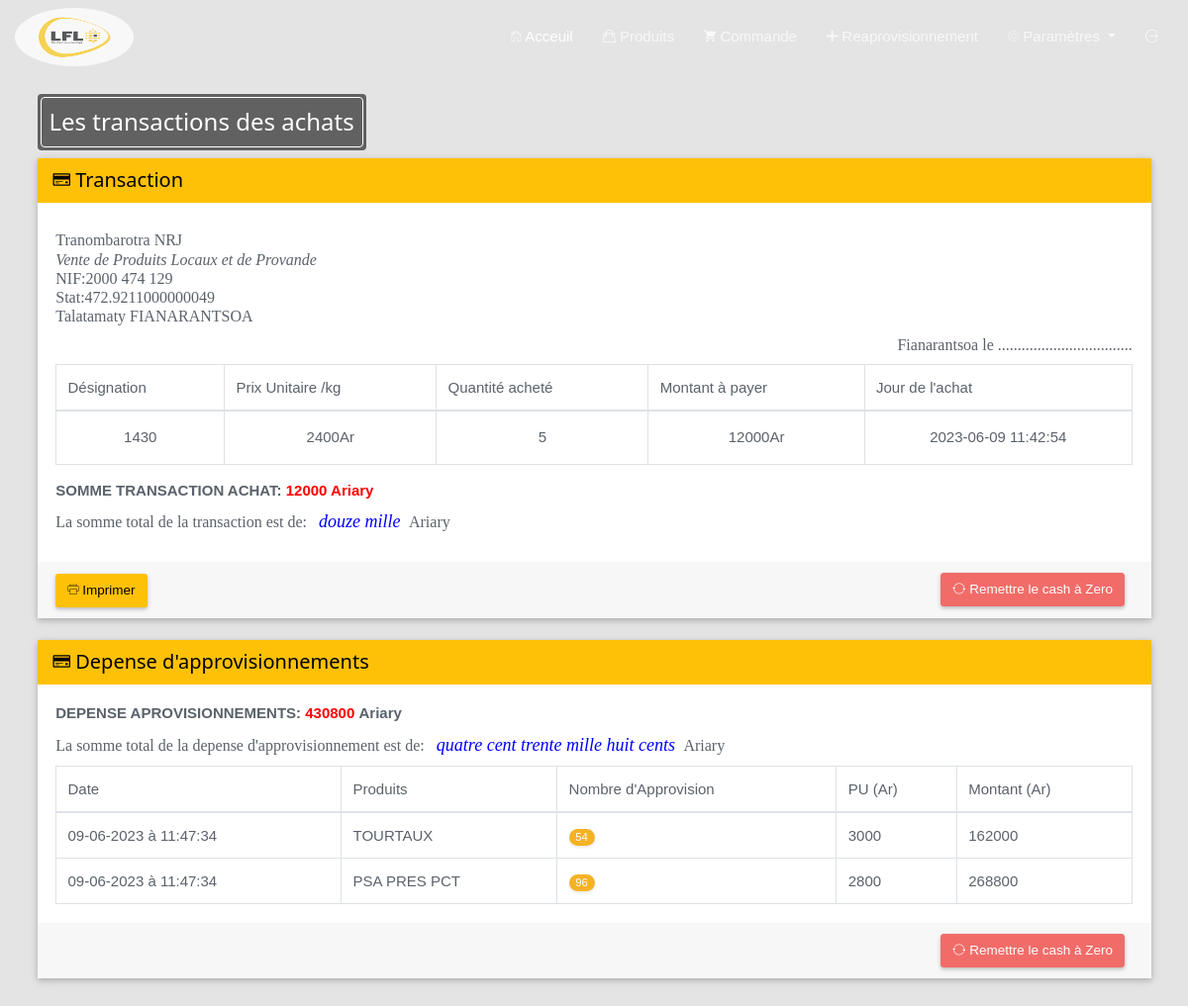
The app's page /pages/transaction.php with its own data.
### tables this page shows
CREATE TABLE `panier` (
  `id` int(11) NOT NULL,
  `nomP` varchar(100) NOT NULL,
  `prixP` int(11) NOT NULL,
  `qte` float NOT NULL,
  `montant` int(11) NOT NULL,
  `dateP` timestamp NOT NULL DEFAULT current_timestamp() ON UPDATE current_timestamp()
);

CREATE TABLE `aprov` (
  `idAp` int(11) NOT NULL,
  `qtAp` float NOT NULL,
  `dateAp` timestamp NOT NULL DEFAULT current_timestamp() ON UPDATE current_timestamp(),
  `prodAp` int(11) NOT NULL
);

CREATE TABLE `produit` (
  `id_prod` int(4) NOT NULL,
  `nom_prod` varchar(255) NOT NULL,
  `qt_prod_detail` float NOT NULL,
  `prix_detail` int(11) DEFAULT NULL
);

### pages/chiffreEnLettre.php (called while the page is built, shortened)
<?php
class ChiffreEnLettre{
public $enLettre='';
public $chiffre=array(1=>"un",2=>"deux",3=>"trois",4=>"quatre",5=>"cinq",6=>"six",7=>"sept",8=>"huit",9=>"neuf",10=>"dix",11=>"onze",12=>"douze",13=>"treize",14=>"quatorze",15=>"quinze",16=>"seize",17=>"dix-sept",18=>"dix-huit",19=>"dix-neuf",20=>"vingt",30=>"trente",40=>"quarante",50=>"cinquante",60=>"soixante",70=>"soixante-dix",80=>"quatre-vingt",90=>"quatre-vingt-dix");
function Conversion($sasie)
{
$this->enLettre='';
$sasie=trim($sasie);
$nombre='';
$laSsasie=explode(' ',$sasie);
foreach ($laSsasie as $partie)
$nombre.=$partie;
$nb=strlen($nombre);
for ($i=0;$i<=$nb;)
{
if(substr($nombre,$i,1)==0)
{
$nombre=substr($nombre,$i+1);
$nb=$nb-1;
}
elseif(substr($nombre,$i,1)<>0)
{
$nombre=substr($nombre,$i);
break;
}
}
$nb=strlen($nombre);
switch ($nb){
case ($nb>3 and $nb<=6):
$unite=substr($nombre,$nb-1);
$dizaine=substr($nombre,($nb-2),1);
$centaine=substr($nombre,($nb-3),1);
$mille=substr($nombre,0,($nb-3));
break;
}
if (!empty($this->enLettre))
	return $this->enLettre;
}
function Mille($nombre,$unite,$dizaine,$centaine,$mille)
{
if (strlen($mille)==1)
{
$cent=substr($nombre,1);
if ($mille==1)
$this->enLettre.='';
elseif($mille<>1)
$this->enLettre.=$this->chiffre[$mille];
}
elseif (strlen($mille)>1)
{
if (strlen($mille)==2)
{
$cent=substr($nombre,2);
$nombre=substr($nombre,0,2);
}
if (strlen($mille)==3)
{
$cent=substr($nombre,3);
$nombre=substr($nombre,0,3);
}
}
$this->enLettre.='mille ';
$nb=strlen($cent);
for ($i=0;$i<=$nb;)
{
if(substr($cent,$i,1)==0)
{
$cent=substr($cent,$i+1);
$nb=$nb-1;
}
elseif(substr($cent,$i,1)<>0)
{
$cent=substr($cent,$i);
break;
}
}
$nb=strlen($cent);
}
function Centaine($inmillier,$nombre,$unite,$dizaine,$centaine)
{
$unite=substr($nombre,2);
$dizaine=substr($nombre,1,1);
$centaine=substr($nombre,0,1);
if ($unite==0 and $dizaine==0)
{
if ($centaine==1)
$this->enLettre.='cent';
elseif ($centaine<>1)
		{
				if ($inmillier == 0)
					$this->enLettre.=($this->chiffre[$centaine].' cents').' ';
				if ($inmillier == 1)
					$this->enLettre.=($this->chiffre[$centaine].' cent').' ';
		}
}
elseif ($unite<>0 and $dizaine==0)
{
if ($centaine==1)
$this->enLettre.=('cent '.$this->chiffre[$unite]).' ';
elseif ($centaine<>1)
$this->enLettre.=($this->chiffre[$centaine].' cent '.$this->chiffre[$unite]).' ';
}
elseif ($unite==0 and $dizaine<>0)
{
$nombre=substr($nombre,1);
if ($centaine==1)
{
$this->enLettre.='cent ';
$this->Dizaine(0,$nombre,$unite,$dizaine).' ';
}
elseif ($centaine<>1)
{
$this->enLettre.=$this->chiffre[$centaine].' cent ';
}
}
}
function Dizaine($inmillier,$nombre,$unite,$dizaine)
{
$unite=substr($nombre,1);
$dizaine=substr($nombre,0,1);
if ($unite==0)
{
$val=$dizaine.'0';
$this->enLettre.=$this->chiffre[$val];
		$this->enLettre.=' ';
}
elseif ($unite<>0)
if ($dizaine<>9 and $dizaine<>7)
{
if ($dizaine==1)
{
$val=$dizaine.$unite;
$this->enLettre.=$this->chiffre[$val].' ';
}
}
elseif ($dizaine==9)
$this->enLettre.=($this->chiffre[80].'-'.$this->chiffre['1'.$unite]).' ';
elseif ($dizaine==7)
{
if ($unite == 1){
	$this->enLettre.=($this->chiffre[60].' et '.$this->chiffre['1'.$unite]).' ';
}else{
	$this->enLettre.=($this->chiffre[60].'-'.$this->chiffre['1'.$unite]).' ';
}
}
}
}
?>

### pages/transaction.php (the view, shortened to what this page needs)
<!DOCTYPE html>
<html lang="en">
<head>
  <link rel="stylesheet" href="../assets/bootstrap/css/bootstrap.min.css">
  <link rel="stylesheet" href="../assets/datatables-bs4/css/dataTables.bootstrap4.min.css">
  <link rel="stylesheet" href="../assets/datatables-buttons/css/buttons.bootstrap4.min.css">
  <link rel="stylesheet" href="../assets/fontawesome/css/font-awesome.min.css">
  <link rel="stylesheet" href="../dist/css/adminlte.min.css">
   <link rel="stylesheet" href="assets/css/styles.css">
  <link rel="stylesheet" href="../assets/css/w3.css">
  <link rel="stylesheet" href="../assets/Ionicons/css/ionicons.min.css">
  <link rel="stylesheet" href="../assets/css/style.css">
</head>
<body>
<div id="header" class="header">
  <nav id="topnav" class="navbar navbar-expand-lg navbar-dark text-capitalize">
    <div class="col-md-1">
      <img src="../assets/img/logo.jpg" alt="logo_LFL" class="w3-circle w3-opacity-min logo">
    </div>
    <div class="container-fluid">
      <div class="collapse navbar-collapse" id="show-menu">
        <ul class="navbar-nav ml-auto">
          <li class="nav-item active">
            <a class="nav-link" href="../index.php"><i class="ion-ios-home-outline"></i> Acceuil</a>
          </li>
          <li class="nav-item">
            <a class="nav-link" href="form_produit.php "><i class="ion-bag"></i> Produits</a>
          </li>
          <li class="nav-item">
            <a class="nav-link" href="form_commande.php"><i class="ion-android-cart"></i> Commande</a>
          </li>
          <li class="nav-item">
            <a class="nav-link" href="reaprov.php"><i class="ion-plus"></i> Reaprovisionnement</a>
          </li>
           <li class="dropdown nav-item">
            <a href="#" class="dropdown-toggle nav-link" data-toggle="dropdown">
              <i class="ion-ios-gear-outline"></i> Paramètres
            </a>
          </li>
          <li class="nav-item pull-right">
             <a class="nav-link" data-toggle="tooltip" data-placement="top" title="Se déconnecter" href=" ">
                <span class="ion-log-out" aria-hidden="true"></span>
            </a>
          </li>
        </ul>
      </div>
    </div>
  </nav>
</div>
<div class="container">
        <div class="row mb-2">
            <div class="col-sm-6">
              <div  id="tags" class="w3-tag w3-round w3-dark-gray" style="padding:3px">
                <div class="w3-tag w3-round w3-dark-gray w3-border w3-border-white">
                  <h3>Les transactions des achats</h3>
                </div>
              </div>
            </div>
        </div>
     <div class="col-12">
     </div>
<div class="w3-card " id="card">
    <header class="w3-container w3-amber">
      <h4><span class="ion-card"></span>&nbsp;Transaction</h4>
    </header>
<div class="card-body">
        <div id="div1">
            <h6 align="left">
              Tranombarotra NRJ</br>
              <i>Vente de Produits Locaux et de Provande</i></br>
              NIF:2000 474 129 </br>
              Stat:472.9211000000049 </br>
              Talatamaty FIANARANTSOA
            </h6>
            <h6 align="right">Fianarantsoa le ..................................</h6>
        <table id="" class="table table-bordered">
            <thead>
                <tr>
                    <th>Désignation</th>
                    <th>Prix Unitaire /kg</th>
                    <th>Quantité acheté</th>
                    <th>Montant à payer</th>
                    <th>Jour de l'achat</th>
                </tr>
            </thead>
            <tbody>
            <?php
                try{
                  $pdo_options[PDO::ATTR_ERRMODE] = PDO::ERRMODE_EXCEPTION;
                  $bdd = new PDO('mysql:host=localhost;dbname=vente_provande', 'root', '',$pdo_options);
                  $reponse = $bdd->query('SELECT * FROM panier');
                  while ($donnees=$reponse->fetch()){
            ?>
                 <tr align="center">
                    <td><?php echo $donnees['nomP'] ?></td>
                    <td><?php echo  $donnees['prixP']?>Ar</td>
                    <td><?php echo  $donnees['qte'] ?></td>
                    <td><?php echo  $donnees['montant'] ?>Ar</td>
                    <td><?php echo  $donnees['dateP'] ?></td>
                 </tr>
            <?php
              }
                }catch(Exception $e){
                  die('Erreur : '.$e->getMessage());
                }
			?>
            </tbody>
        </table>
        <?php
            try{
                $pdo_options[PDO::ATTR_ERRMODE] = PDO::ERRMODE_EXCEPTION;
                $bdd = new PDO('mysql:host=localhost;dbname=vente_provande', 'root', '',$pdo_options);
                $reponse = $bdd->query('SELECT sum(montant) FROM panier');
                $donnees=$reponse->fetch();
                if(empty($donnees['sum(montant)'])){
                    echo'<div><strong>SOMME TRANSACTION ACHAT:  <span class="trans">0 Ariary</span></strong></div>';;
                }else{
                    echo'<div><strong >SOMME TRANSACTION ACHAT: <span class="trans">'.$donnees['sum(montant)'].' Ariary</span></strong></div>';
                }
            }catch(Exception $e){
                die('Erreur : '.$e->getMessage());
            }
        ?>
        <?php
            require_once 'chiffreEnLettre.php';
            $conversion  = new ChiffreEnLettre();
            $data = $donnees['sum(montant)'];
        ?>
        <h6> La somme total de la transaction est de: &nbsp; <?php echo  '<i class="lettre">'.$conversion->conversion($data).'</i>';?> &nbsp;Ariary</h6>
        </div>
    </div>
    <div class="card-footer">
        <div align="right" class="col-md-6 col-sm-6 pull-right">
            <button type="button" class="btn btn-danger" data-toggle="modal" data-target="#remise" >
                <i class="ion-ios-loop-strong"></i> Remettre  le cash à Zero
            </button>
        </div>
        <div class="col-md-6 col-sm-6"></div>
        <button type="button" onclick="printContent('div1')" class="btn w3-amber ion-ios-printer-outline imprim"> Imprimer</button>
    </div>
</div>
</div><br>
<div class="container">
  <div class="w3-card" id="card">
      <header class="w3-container w3-amber">
        <h4 align="left">
          <span class="ion-card"></span>&nbsp;Depense d'approvisionnements
        </h4>
      </header>
      <div class="card-body">
      <table id="" class="table table-bordered">
            <thead>
                <tr>
                    <th>Date</th>
                    <th>Produits</th>
                    <th>Nombre d'Approvision</th>
                    <th>PU (Ar)</th>
                    <th>Montant (Ar)</th>
                </tr>
            </thead>
            <tbody>
              <?php
                  try {
                    $pdo_options[PDO::ATTR_ERRMODE] = PDO::ERRMODE_EXCEPTION;
                    $bdd = new PDO('mysql:host=localhost;dbname=vente_provande', 'root', '',$pdo_options);
                    $reponse=$bdd->query('SELECT aprov.idAp, aprov.qtAp, aprov.dateAp , produit.id_prod , produit.nom_prod ,produit.prix_detail
                                          FROM aprov
                                          JOIN produit
                                          ON aprov.prodAp=produit.id_prod ORDER BY idAp DESC');
                      $tot=0;
                      while($donnees=$reponse->fetch()){
                        $qt=$donnees['qtAp'];
                        $pu=$donnees['prix_detail'];
                        $montant=$qt*$pu;
                        $tot=$tot+$montant;
                        ?>
                        <tr>
                          <th><?=date('d-m-Y à H:i:s', strtotime($donnees['dateAp']))?></th>
                          <th><?php echo $donnees['nom_prod'] ?></th>
                          <th><span class="badge badge-pill badge-warning"><?php echo $donnees['qtAp'] ?></span></th>
                          <th><?php echo $donnees['prix_detail'] ?></th>
                          <th><?php echo $montant ?></th>
                        </tr>
                        <?php
                      }
                  } catch (Exception $e) {
                    die('Erreur : '.$e->getMessage());
                  }
              ?>
            </tbody>
            <tfoot>
              <div>
                <strong>DEPENSE APROVISIONNEMENTS:<span class="trans">&nbsp;<?php echo $tot ?></span>&nbsp;Ariary</strong>
              </div>
              <?php
                require_once 'chiffreEnLettre.php';
                $conversion  = new ChiffreEnLettre();
                $data = $tot;
              ?>
              <h6> La somme total de la depense d'approvisionnement est de: &nbsp; <?php echo  '<i class="lettre">'.$conversion->conversion($data).'</i>';?> &nbsp;Ariary</h6>
            </tfoot>
        </table>
      </div>
      <div class="card-footer">
        <div align="right" class="col-md-6 col-sm-6 pull-right">
            <button type="button" class="btn btn-danger" data-toggle="modal" data-target="#depense" >
                <i class="ion-ios-loop-strong"></i> Remettre  le cash à Zero
            </button>
        </div>
      </div>
  </div>
</body>
</html>

### records on screen
panier: nomP "1430", prixP "2400", qte "5", montant "12000", dateP "2023-06-09 11:42:54"
aprov: dateAp "09-06-2023 à 11:47:34", produit.nom_prod "TOURTAUX", qtAp "54", produit.prix_detail "3000", qtAp.prix_detail "162000"
aprov: dateAp "09-06-2023 à 11:47:34", produit.nom_prod "PSA PRES PCT", qtAp "96", produit.prix_detail "2800", qtAp.prix_detail "268800"

### other values on screen
$donnees['sum(montant)'] "12000"
$conversion->conversion($data) "douze mille"
$tot "430800"
$conversion->conversion($data) "quatre cent trente mille huit cents"
